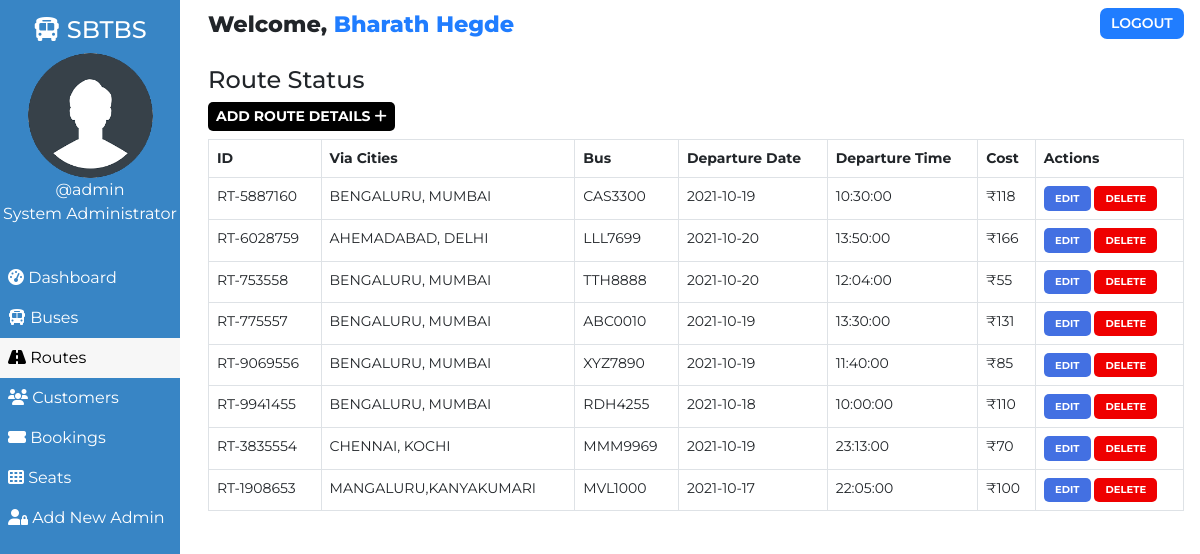
The page /admin/route.php (signed in) on the database its author committed.
### tables this page shows
CREATE TABLE `users` (
  `user_id` int(11) NOT NULL,
  `user_fullname` varchar(100) NOT NULL,
  `user_name` varchar(30) NOT NULL,
  `user_password` varchar(255) NOT NULL,
  `user_created` datetime NOT NULL DEFAULT CURRENT_TIMESTAMP
);

CREATE TABLE `routes` (
  `id` int(100) NOT NULL,
  `route_id` varchar(255) NOT NULL,
  `bus_no` varchar(155) NOT NULL,
  `route_cities` varchar(255) NOT NULL,
  `route_dep_date` date NOT NULL,
  `route_dep_time` time NOT NULL,
  `route_step_cost` int(100) NOT NULL,
  `route_created` datetime NOT NULL DEFAULT CURRENT_TIMESTAMP
);

### admin/route.php (the view, shortened to what this page needs)
<!DOCTYPE html>
<html lang="en">
<head>
    <link href="https://cdn.jsdelivr.net/npm/bootstrap@5.0.1/dist/css/bootstrap.min.css" rel="stylesheet">
    <?php
        $page="route";
    ?>
</head>
<body>
    <?php require '../assets/partials/_admin-header.php';?>
        <?php
            $resultSql = "SELECT * FROM `routes` ORDER BY route_created DESC";
            $resultSqlResult = mysqli_query($conn, $resultSql);
            if(!mysqli_num_rows($resultSqlResult)){ ?>
                <div class="container mt-4">
                    <div id="noRoutes" class="alert alert-dark " role="alert">
                        <h1 class="alert-heading">No Routes Found!!</h1>
                        <p class="fw-light">Be the first person to add one!</p>
                        <hr>
                        <div id="addRouteAlert" class="alert alert-success" role="alert">
                                Click on <button id="add-button" class="button btn-sm"type="button"data-bs-toggle="modal" data-bs-target="#addModal">ADD <i class="fas fa-plus"></i></button> to add a route!
                        </div>
                    </div>
                </div>
            <?php }
            else { ?>
                <section id="route">
                    <div id="head">
                        <h4>Route Status</h4>
                    </div>
                    <div id="route-results">
                        <div>
                            <button id="add-button" class="button btn-sm"type="button"data-bs-toggle="modal" data-bs-target="#addModal">Add Route Details <i class="fas fa-plus"></i></button>
                        </div>
                        <table class="table table-hover table-bordered">
                            <thead>
                                <th>ID</th>
                                <th>Via Cities</th>
                                <th>Bus</th>
                                <th>Departure Date</th>
                                <th>Departure Time</th>
                                <th>Cost</th>
                                <th>Actions</th>
                            </thead>
                            <?php
                                while($row = mysqli_fetch_assoc($resultSqlResult))
                                {
                                    $id = $row["id"];
                                    $route_id = $row["route_id"];
                                    $route_cities = $row["route_cities"];
                                    $route_dep_time = $row["route_dep_time"];
                                    $route_dep_date = $row["route_dep_date"];
                                    $route_step_cost = $row["route_step_cost"];
                                    $bus_no = $row["bus_no"];
                                        ?>
                                    <tr>
                                        <td>
                                            <?php
                                                echo $route_id;
                                            ?>
                                        </td>
                                        <td>
                                            <?php
                                                echo $route_cities;
                                            ?>
                                        </td>
                                        <td>
                                            <?php
                                                echo $bus_no;
                                            ?>
                                        </td>
                                        <td>
                                            <?php
                                                echo $route_dep_date;
                                            ?>
                                        </td>
                                        <td>
                                            <?php
                                                echo $route_dep_time;
                                            ?>
                                        </td>
                                        <td>
                                            <?php
                                                echo '₹'.$route_step_cost;?>
                                        </td>
                                        <td>
                                            <button class="button edit-button " data-link="<?php echo $_SERVER['REQUEST_URI']; ?>" data-id="<?php
                                                echo $id;?>" data-cities="<?php
                                                echo $route_cities;?>" data-cost="<?php
                                                echo $route_step_cost;?>" data-date="<?php
                                                echo $route_dep_date;
                                            ?>" data-time="<?php
                                            echo $route_dep_time;
                                            ?>" data-busno="<?php
                                            echo $bus_no;
                                            ?>"
                                            >Edit</button>
                                            <button class="button delete-button" data-bs-toggle="modal" data-bs-target="#deleteModal" data-id="<?php
                                                echo $id;?>">Delete</button>
                                        </td>
                                    </tr>
                                <?php
                                }
                            ?>
                        </table>
                    </div>
                    </section>
                <?php  }
            ?>
            </div>
    </main>
</body>
</html>

### assets/partials/_admin-header.php (shortened to what this page needs)
<?php
    $conn = db_connect();
    $user_id = $_SESSION['user_id'];
    $sql = "SELECT * FROM users WHERE user_id = $user_id";
    $result = mysqli_query($conn, $sql);
    if($row = mysqli_fetch_assoc($result))
    {
        $user_fullname = $row["user_fullname"];
        $user_name = $row["user_name"];
    }
?>
    <main id="container">
        <div id="sidebar">
            <h4><i class="fas fa-bus"></i> SBTBS</h4>
            <div>
                <img class="adminDp" src="../assets/img/userav-min.png" height="125px" alt="Admin Profile Pic">
                <p>
                    <?php  echo '@'.$user_name;  ?>
                </p>
                <p>System Administrator</p>
            </div>
            <ul id="options">
                <li class="option <?php if($page=='dashboard'){ echo 'active';}?>">
                    <a href="./dashboard.php">
                    <i class="fas fa-tachometer-alt"></i> Dashboard
                    </a>
                </li>
                <li class="option <?php if($page=='bus'){ echo 'active';}?>">
                    <a href="./bus.php">
                    <i class="fas fa-bus"></i> Buses
                    </a>
                </li>
                <li class="option <?php if($page=='route'){ echo 'active';}?>">
                    <a href="./route.php">
                    <i class="fas fa-road"></i> Routes
                    </a>
                </li>
                <li class="option <?php if($page=='customer'){ echo 'active';}?>">
                    <a href="./customer.php">
                    <i class="fas fa-users"></i> Customers
                    </a>
                </li>
                <li class="option <?php if($page=='booking'){ echo 'active';}?>">
                    <a href="./booking.php">
                    <i class="fas fa-ticket-alt"></i> Bookings
                    </a>
                </li>
                <li class="option <?php if($page=='seat'){ echo 'active';}?>">
                    <a href="./seat.php">
                    <i class="fas fa-th"></i> Seats
                    </a>
                </li>
                <li class="option <?php if($page=='signup'){ echo 'active';}?>">
                    <a href="./signup.php">
                    <i class="fas fa-user-lock"></i> Add New Admin
                    </a>
                </li>
            </ul>
        </div>
        <div id="main-content">
            <section id="welcome">
                <ul>
                    <li class="welcome-item">Welcome,
                        <span id="USER">
                            <?php
                                echo $user_fullname;
                            ?>
                        </span>
                    </li>
                    <li class="welcome-item">
                        <button id="logout" class="btn-sm">
                            <a href="../assets/partials/_logout.php">LOGOUT</a>
                        </button>
                    </li>
                </ul>
            </section>

### assets/styles/admin.php (style rules this page uses)
body { margin: 0; box-sizing: border-box; font-family: 'Montserrat', sans-serif; background-color: white; }
html { scroll-behavior: smooth; }
*, *::after, *::before { box-sizing: inherit; }
#USER { color: #207DFF; }
.adminDp { border-radius: 50%; }
#welcome { background-color: white; }
#welcome ul { display: flex; justify-content: space-between; list-style-type: none; padding: 0; margin: 0; }
#welcome li { margin: 0 1rem; padding: 0.5rem 0; }
#welcome li:first-child { font-weight: 800; font-size: 1.4rem; }
#logout { padding: 0.3rem 0.7rem; background-color: #207DFF; font-weight: 600; outline: none; border: none; border-radius: 7px; }
#logout a { color: white; text-decoration: none; }
@media only screen and (min-width:1000px) { #sidebar { text-align: center; background-color: #3885c5; color: white; width: 15%; position: fixed; top: 0%; padding-top: 1rem; z-index: 2; height: 100vh; } }
@media only screen and (min-width:1000px) { #sidebar p { margin: 0; } }
@media only screen and (min-width:1000px) { #sidebar ul { margin-top: 2rem; } }
@media only screen and (min-width:1000px) { #options { list-style-type: none; text-align: left; padding-left: 0; } }
@media only screen and (min-width:1000px) { .option a { display: block; padding: 0.5rem; text-decoration: none; color: inherit; } }
@media only screen and (min-width:1000px) { .active { background-color:#f7f7f7; color:black; } }
@media only screen and (min-width:1000px) { #main-content { margin-left: 16%; } }

### assets/styles/admin-options.php (style rules this page uses)
* { font-family: Montserrat; }
#booking #head, #customer #head, #route #head, #seat #head, #bus #head { padding-top: 1rem; }
#booking, #customer, #route, #bus, #seat { padding: 0 1rem; }
#booking-results > div, #customer-results > div, #route-results > div, #bus-results > div { margin-bottom: 0.5rem; }
#booking-results button, #customer-results button, #route button, #bus-results button { border-radius: 5px; }
.button { border: none; font-weight: bold; text-transform: uppercase; }
#add-button { background-color: black; color: white; }
#route table { width: 100%; }
table { font-size: 14px; }
#bus .edit-button, #bus .delete-button, #route .edit-button, #route .delete-button, #customer .edit-button, #customer .delete-button { padding: 0.3rem 0.7rem; }
table th,td { padding-left: 0.3rem; }
table button { color: white; }
.edit-button { background-color: #4370E2; }
.delete-button { background-color: #EF0000; }
.edit-button, .delete-button { font-size: 10px }

### rows shown on the page
users: user_name "admin", user_fullname "Bharath Hegde"
routes: route "RT-5887160", route_cities "BENGALURU, MUMBAI", bus_no "CAS3300", route_dep_date "2021-10-19", route_dep_time "10:30:00", route_step_cost "118"
routes: route "RT-6028759", route_cities "AHEMADABAD, DELHI", bus_no "LLL7699", route_dep_date "2021-10-20", route_dep_time "13:50:00", route_step_cost "166"
routes: route "RT-753558", route_cities "BENGALURU, MUMBAI", bus_no "TTH8888", route_dep_date "2021-10-20", route_dep_time "12:04:00", route_step_cost "55"
routes: route "RT-775557", route_cities "BENGALURU, MUMBAI", bus_no "ABC0010", route_dep_date "2021-10-19", route_dep_time "13:30:00", route_step_cost "131"
routes: route "RT-9069556", route_cities "BENGALURU, MUMBAI", bus_no "XYZ7890", route_dep_date "2021-10-19", route_dep_time "11:40:00", route_step_cost "85"
routes: route "RT-9941455", route_cities "BENGALURU, MUMBAI", bus_no "RDH4255", route_dep_date "2021-10-18", route_dep_time "10:00:00", route_step_cost "110"
routes: route "RT-3835554", route_cities "CHENNAI, KOCHI", bus_no "MMM9969", route_dep_date "2021-10-19", route_dep_time "23:13:00", route_step_cost "70"
routes: route "RT-1908653", route_cities "MANGALURU,KANYAKUMARI", bus_no "MVL1000", route_dep_date "2021-10-17", route_dep_time "22:05:00", route_step_cost "100"
